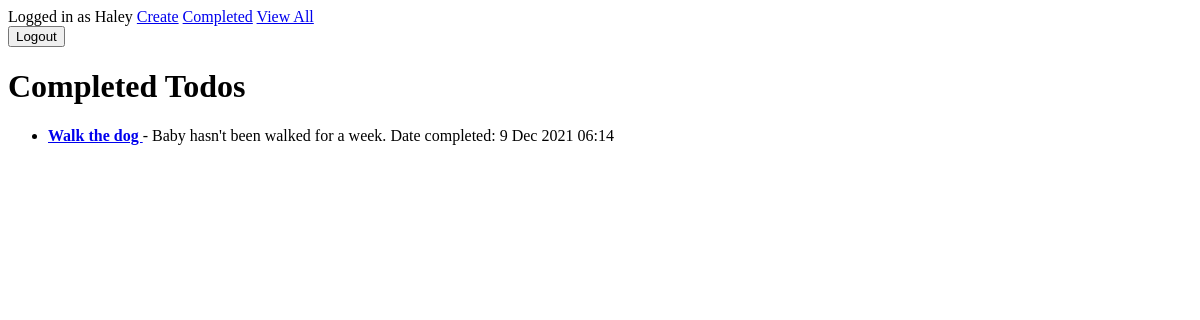
/completed/ (signed in), run on an earlier commit of the app's database.
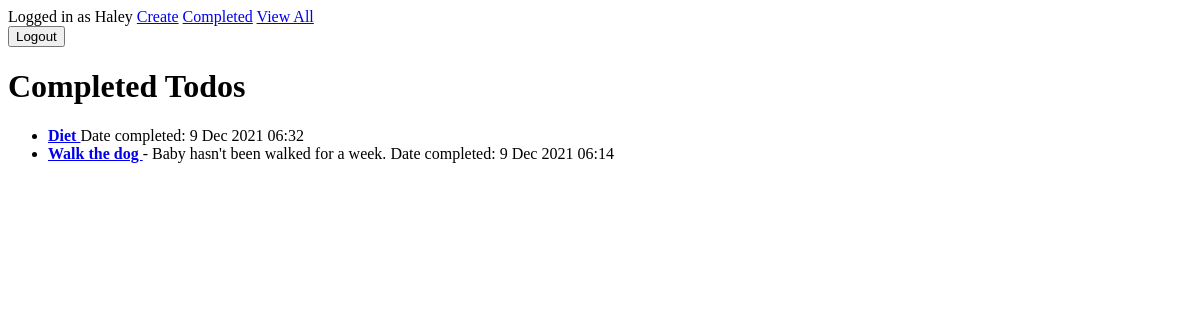
And on a later commit of the database.
### todo/models.py (models this page shows, shortened)
class Todo(models.Model):
    title = models.CharField(max_length=100)
    memo = models.TextField(blank=True)  # blank=True - not compulsory
    created = models.DateTimeField(auto_now_add=True)  # Instantly specified created value at time
    datecompleted = models.DateTimeField(null=True, blank=True)  # After clicking complete
    important = models.BooleanField(default=False)  # Mark important
    user = models.ForeignKey(User, on_delete=models.CASCADE)

### todo/views.py (the view)
# urls.py: path('completed/', views.completed, name='completed'),
@login_required()
def completed(request):
    todos = Todo.objects.filter(user=request.user, datecompleted__isnull=False).order_by('-datecompleted')
    return render(request, 'todo/completed.html',
                  {'todos': todos})

### todo/templates/todo/completed.html (shortened to what this page needs)
{% extends 'todo/base.html' %}
{% block content %}
<!DOCTYPE html>
<html lang="en">
<head>
</head>
<body>
    <h1>Completed Todos</h1>
    <ul>
        {% for todo in todos %}
                <li>
                    <a href="{% url 'completed' %}">
                    {% if todo.important %}<b>{% endif %}
                        {{ todo.title }}
                    {% if todo.important %}</b>{% endif %}
                    </a>
                    {% if todo.memo %}
                        - {{ todo.memo }}
                    {% endif %}
                    Date completed: {{ todo.datecompleted|date:'j M Y H:i' }}
                </li>
        {% endfor %}
    </ul>
</body>
</html>
{% endblock %}

What changed in the data, as far as the page shows it:
added Todo: title "Diet", datecompleted "9 Dec 2021 06:32"
